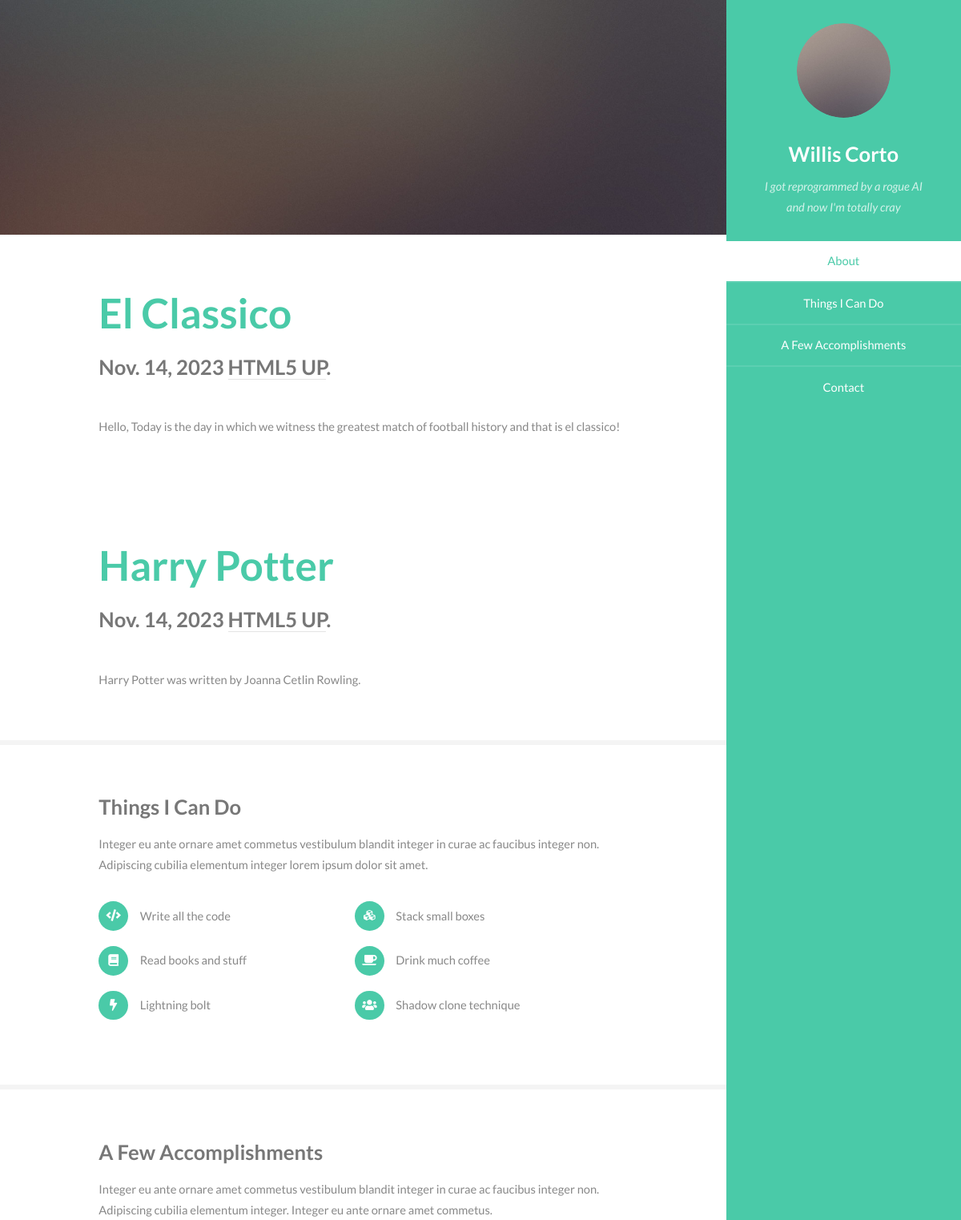
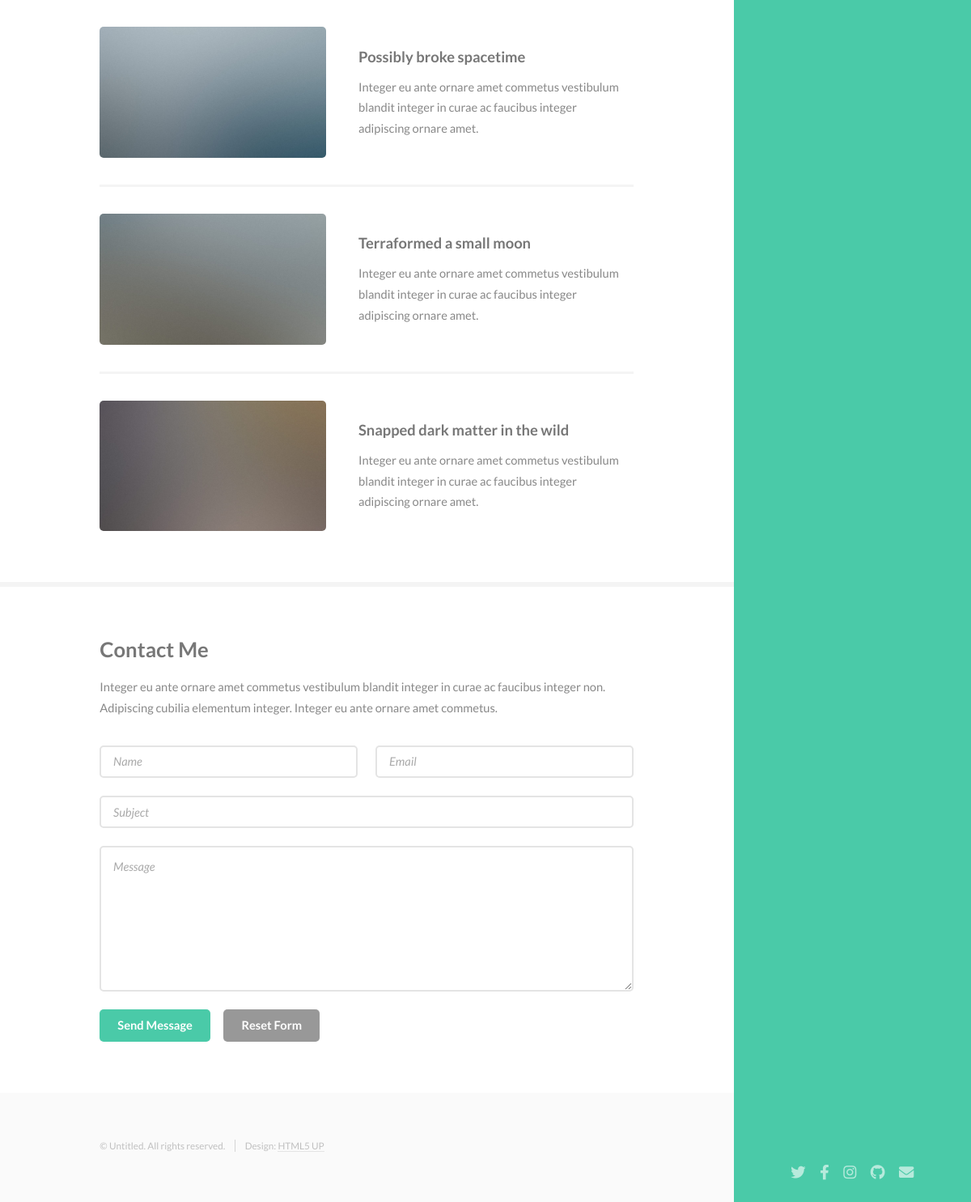
The page / on the database its author committed (2 pictures, top to bottom).
### home/models.py (models this page shows)
class Posts(models.Model):
    title = models.CharField(max_length=50)
    created_date = models.DateField()
    post = models.TextField()

### home/views.py (the view)
# urls.py: 2. Add a URL to urlpatterns:  path('', views.home, name='home')
def home(request):
    items = Posts.objects.all()
    return render(request, "index.html", {"posts": items})

### home/templates/index.html (shortened to what this page needs)
<!DOCTYPE HTML>
{% load static %}
<html>
	<head>
		<link rel="stylesheet" href="{% static 'assets/css/main.css' %}" />
	</head>
	<body class="is-preload">
			<section id="header">
				<header>
					<span class="image avatar"><img src="{% static 'images/avatar.jpg' %}" alt="" /></span>
					<h1 id="logo"><a href="#">Willis Corto</a></h1>
					<p>I got reprogrammed by a rogue AI<br />
					and now I'm totally cray</p>
				</header>
				<nav id="nav">
					<ul>
						<li><a href="#one" class="active">About</a></li>
						<li><a href="#two">Things I Can Do</a></li>
						<li><a href="#three">A Few Accomplishments</a></li>
						<li><a href="#four">Contact</a></li>
					</ul>
				</nav>
				<footer>
					<ul class="icons">
						<li><a href="#" class="icon brands fa-twitter"><span class="label">Twitter</span></a></li>
						<li><a href="#" class="icon brands fa-facebook-f"><span class="label">Facebook</span></a></li>
						<li><a href="#" class="icon brands fa-instagram"><span class="label">Instagram</span></a></li>
						<li><a href="#" class="icon brands fa-github"><span class="label">Github</span></a></li>
						<li><a href="#" class="icon solid fa-envelope"><span class="label">Email</span></a></li>
					</ul>
				</footer>
			</section>
			<div id="wrapper">
					<div id="main">
							<section id="one">
								<div class="image main" data-position="center">
									<img src="{% static 'images/banner.jpg' %}" alt="" />
								</div>
								{% for post in posts %}
								<div class="container">
									<header class="major">
										<h2>{{post.title}}</h2>
										<p>{{post.created_date}} <a href="http://html5up.net">HTML5 UP</a>.</p>
									</header>
									<p>{{post.post}}</p>
								</div>
								{% endfor %}
							</section>
							<section id="two">
								<div class="container">
									<h3>Things I Can Do</h3>
									<p>Integer eu ante ornare amet commetus vestibulum blandit integer in curae ac faucibus integer non. Adipiscing cubilia elementum integer lorem ipsum dolor sit amet.</p>
									<ul class="feature-icons">
										<li class="icon solid fa-code">Write all the code</li>
										<li class="icon solid fa-cubes">Stack small boxes</li>
										<li class="icon solid fa-book">Read books and stuff</li>
										<li class="icon solid fa-coffee">Drink much coffee</li>
										<li class="icon solid fa-bolt">Lightning bolt</li>
										<li class="icon solid fa-users">Shadow clone technique</li>
									</ul>
								</div>
							</section>
							<section id="three">
								<div class="container">
									<h3>A Few Accomplishments</h3>
									<p>Integer eu ante ornare amet commetus vestibulum blandit integer in curae ac faucibus integer non. Adipiscing cubilia elementum integer. Integer eu ante ornare amet commetus.</p>
									<div class="features">
										<article>
											<a href="#" class="image"><img src="{% static 'images/pic01.jpg' %}" alt="" /></a>
											<div class="inner">
												<h4>Possibly broke spacetime</h4>
												<p>Integer eu ante ornare amet commetus vestibulum blandit integer in curae ac faucibus integer adipiscing ornare amet.</p>
											</div>
										</article>
										<article>
											<a href="#" class="image"><img src="{% static 'images/pic02.jpg' %}" alt="" /></a>
											<div class="inner">
												<h4>Terraformed a small moon</h4>
												<p>Integer eu ante ornare amet commetus vestibulum blandit integer in curae ac faucibus integer adipiscing ornare amet.</p>
											</div>
										</article>
										<article>
											<a href="#" class="image"><img src="{% static 'images/pic03.jpg' %}" alt="" /></a>
											<div class="inner">
												<h4>Snapped dark matter in the wild</h4>
												<p>Integer eu ante ornare amet commetus vestibulum blandit integer in curae ac faucibus integer adipiscing ornare amet.</p>
											</div>
										</article>
									</div>
								</div>
							</section>
							<section id="four">
								<div class="container">
									<h3>Contact Me</h3>
									<p>Integer eu ante ornare amet commetus vestibulum blandit integer in curae ac faucibus integer non. Adipiscing cubilia elementum integer. Integer eu ante ornare amet commetus.</p>
									<form method="post" action="#">
										<div class="row gtr-uniform">
											<div class="col-6 col-12-xsmall"><input type="text" name="name" id="name" placeholder="Name" /></div>
											<div class="col-6 col-12-xsmall"><input type="email" name="email" id="email" placeholder="Email" /></div>
											<div class="col-12"><input type="text" name="subject" id="subject" placeholder="Subject" /></div>
											<div class="col-12"><textarea name="message" id="message" placeholder="Message" rows="6"></textarea></div>
											<div class="col-12">
												<ul class="actions">
													<li><input type="submit" class="primary" value="Send Message" /></li>
													<li><input type="reset" value="Reset Form" /></li>
												</ul>
											</div>
										</div>
									</form>
								</div>
							</section>
					</div>
					<section id="footer">
						<div class="container">
							<ul class="copyright">
								<li>&copy; Untitled. All rights reserved.</li><li>Design: <a href="http://html5up.net">HTML5 UP</a></li>
							</ul>
						</div>
					</section>
			</div>
	</body>
</html>

### rows shown on the page
Posts: title "El Classico", created_date "Nov. 14, 2023", post "Hello, Today is the day in which we witness the greatest match of football history and that is el classico!"
Posts: title "Harry Potter", created_date "Nov. 14, 2023", post "Harry Potter was written by Joanna Cetlin Rowling."
